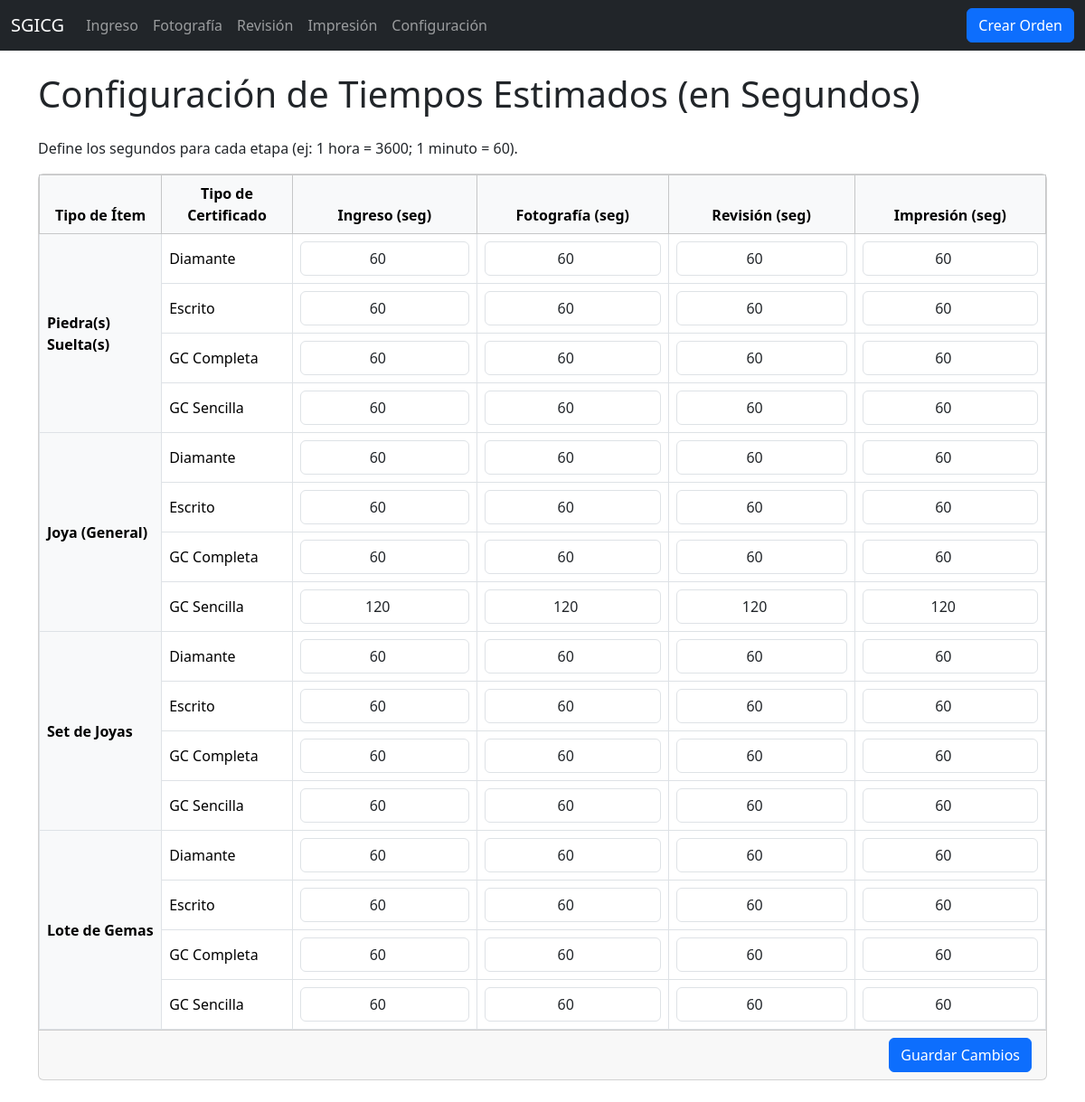
/configuracion/, run on the app's committed database.
### certificacion/models.py (models this page shows, shortened)
class ConfiguracionTiempos(models.Model):
    TIPO_ITEM_CHOICES = [
        ('PIEDRA', 'Piedra(s) Suelta(s)'),
        ('JOYA', 'Joya (General)'),
        ('SET', 'Set de Joyas'),
        ('LOTE', 'Lote de Gemas')
    ]
    TIPO_CERT_CHOICES = [
        ('GC_SENCILLA', 'GC Sencilla'),
        ('GC_COMPLETA', 'GC Completa'),
        ('ESCRITO', 'Escrito'),
        ('DIAMANTE', 'Diamante')
    ]
    tipo_item = models.CharField(max_length=10, choices=TIPO_ITEM_CHOICES)
    tipo_certificado = models.CharField(max_length=15, choices=TIPO_CERT_CHOICES)
    tiempo_ingreso = models.PositiveIntegerField(
        null=True,
        blank=True,
        help_text="Tiempo en segundos"
    )
    tiempo_fotografia = models.PositiveIntegerField(
        null=True,
        blank=True,
        help_text="Tiempo en segundos"
    )
    tiempo_revision = models.PositiveIntegerField(
        null=True,
        blank=True,
        help_text="Tiempo en segundos"
    )
    tiempo_impresion = models.PositiveIntegerField(
        null=True,
        blank=True,
        help_text="Tiempo en segundos"
    )
    fecha_creacion = models.DateTimeField(default=timezone.now)
    fecha_modificacion = models.DateTimeField(auto_now=True)
    class Meta:
        verbose_name = "Configuración de Tiempo"
        verbose_name_plural = "Configuraciones de Tiempos"
        unique_together = ('tipo_item', 'tipo_certificado')
        ordering = ['tipo_item', 'tipo_certificado']

### certificacion/views.py (the view, shortened to what this page needs)
# urls.py: path('configuracion/', views.configuracion_tiempos, name='configuracion_tiempos'),
def configuracion_tiempos(request):
    try:
        configs_agrupadas = {}
        for tipo_item_key, tipo_item_label in ConfiguracionTiempos.TIPO_ITEM_CHOICES:
            configs_encontradas = ConfiguracionTiempos.objects.filter(
                tipo_item=tipo_item_key
            ).order_by('tipo_certificado')
            configs_agrupadas[tipo_item_label] = configs_encontradas
        context = {'configs_agrupadas': configs_agrupadas}
        return render(request, 'configuracion.html', context)
    except Exception as e:
        logger.error(f"Error al cargar configuración de tiempos: {str(e)}")
        messages.error(request, "Error al cargar la configuración")
        return render(request, 'configuracion.html', {'configs_agrupadas': {}})

### templates/configuracion.html (shortened to what this page needs)
{% extends "base.html" %}
{% block content %}
<h1 class="mb-4">Configuración de Tiempos Estimados (en Segundos)</h1>
<p>Define los segundos para cada etapa (ej: 1 hora = 3600; 1 minuto = 60).</p>
<form method="POST">
    <div class="card">
        <div class="table-responsive">
            <table class="table table-bordered table-hover align-middle mb-0">
                <thead class="table-light text-center">
                    <tr>
                        <th>Tipo de Ítem</th>
                        <th>Tipo de Certificado</th>
                        <th>Ingreso (seg)</th>
                        <th>Fotografía (seg)</th>
                        <th>Revisión (seg)</th>
                        <th>Impresión (seg)</th>
                    </tr>
                </thead>
                <tbody>
                {% for tipo_item_label, configs in configs_agrupadas.items %}
                    {% for config in configs %}
                    <tr>
                        {% if forloop.first %}
                        <td rowspan="{{ configs|length }}" class="fw-bold align-middle bg-light">{{ tipo_item_label }}</td>
                        {% endif %}
                        <td>{{ config.get_tipo_certificado_display }}</td>
                        {% with prefix=config.tipo_item|add:"_"|add:config.tipo_certificado %}
                        <td><input type="number" step="1" min="0" class="form-control text-center" name="ingreso_{{ prefix }}" value="{% if config.tiempo_ingreso is not None %}{{ config.tiempo_ingreso }}{% endif %}"></td>
                        <td><input type="number" step="1" min="0" class="form-control text-center" name="foto_{{ prefix }}" value="{% if config.tiempo_fotografia is not None %}{{ config.tiempo_fotografia }}{% endif %}"></td>
                        <td><input type="number" step="1" min="0" class="form-control text-center" name="revision_{{ prefix }}" value="{% if config.tiempo_revision is not None %}{{ config.tiempo_revision }}{% endif %}"></td>
                        <td><input type="number" step="1" min="0" class="form-control text-center" name="impresion_{{ prefix }}" value="{% if config.tiempo_impresion is not None %}{{ config.tiempo_impresion }}{% endif %}"></td>
                        {% endwith %}
                    </tr>
                    {% endfor %}
                {% endfor %}
                </tbody>
            </table>
        </div>
        <div class="card-footer text-end">
            <button type="submit" class="btn btn-primary">Guardar Cambios</button>
        </div>
    </div>
</form>
{% endblock %}

### templates/base.html (shortened to what this page needs)
{% load static %}
<!DOCTYPE html>
<html lang="es">
<head>
    <link href="https://cdn.jsdelivr.net/npm/bootstrap@5.3.3/dist/css/bootstrap.min.css" rel="stylesheet">
    <link href="https://cdn.jsdelivr.net/npm/select2@4.1.0-rc.0/dist/css/select2.min.css" rel="stylesheet" />
    <link rel="stylesheet" href="{% static 'css/style.css' %}">
</head>
<body>
    <nav class="navbar navbar-expand-lg navbar-dark bg-dark">
        <div class="container-fluid">
            <a class="navbar-brand" href="{% url 'dashboard' %}">SGICG</a>
            <div class="collapse navbar-collapse" id="navbarNav">
                <ul class="navbar-nav me-auto mb-2 mb-lg-0">
                    <li class="nav-item"><a class="nav-link" href="{% url 'vista_etapa' 'ingreso' %}">Ingreso</a></li>
                    <li class="nav-item"><a class="nav-link" href="{% url 'vista_etapa' 'fotografia' %}">Fotografía</a></li>
                    <li class="nav-item"><a class="nav-link" href="{% url 'vista_etapa' 'revision' %}">Revisión</a></li>
                    <li class="nav-item"><a class="nav-link" href="{% url 'vista_etapa' 'impresion' %}">Impresión</a></li>
                    <li class="nav-item"><a class="nav-link" href="{% url 'configuracion_tiempos' %}">Configuración</a></li>
                </ul>
                <a href="{% url 'crear_orden' %}" class="btn btn-primary">Crear Orden</a>
            </div>
        </div>
    </nav>
    <main class="container my-4">
        {% block content %}{% endblock %}
    </main>
</body>
</html>

### data on the page
ConfiguracionTiempos: tipo_item_label "Piedra(s) Suelta(s)", tipo_certificado "Diamante", tiempo_ingreso "60", tiempo_fotografia "60", tiempo_revision "60", tiempo_impresion "60"
ConfiguracionTiempos: tipo_certificado "Escrito", tiempo_ingreso "60", tiempo_fotografia "60", tiempo_revision "60", tiempo_impresion "60"
ConfiguracionTiempos: tipo_certificado "GC Completa", tiempo_ingreso "60", tiempo_fotografia "60", tiempo_revision "60", tiempo_impresion "60"
ConfiguracionTiempos: tipo_certificado "GC Sencilla", tiempo_ingreso "60", tiempo_fotografia "60", tiempo_revision "60", tiempo_impresion "60"
ConfiguracionTiempos: tipo_item_label "Joya (General)", tipo_certificado "Diamante", tiempo_ingreso "60", tiempo_fotografia "60", tiempo_revision "60", tiempo_impresion "60"
ConfiguracionTiempos: tipo_certificado "Escrito", tiempo_ingreso "60", tiempo_fotografia "60", tiempo_revision "60", tiempo_impresion "60"
ConfiguracionTiempos: tipo_certificado "GC Completa", tiempo_ingreso "60", tiempo_fotografia "60", tiempo_revision "60", tiempo_impresion "60"
ConfiguracionTiempos: tipo_certificado "GC Sencilla", tiempo_ingreso "120", tiempo_fotografia "120", tiempo_revision "120", tiempo_impresion "120"
ConfiguracionTiempos: tipo_item_label "Set de Joyas", tipo_certificado "Diamante", tiempo_ingreso "60", tiempo_fotografia "60", tiempo_revision "60", tiempo_impresion "60"
ConfiguracionTiempos: tipo_certificado "Escrito", tiempo_ingreso "60", tiempo_fotografia "60", tiempo_revision "60", tiempo_impresion "60"
ConfiguracionTiempos: tipo_certificado "GC Completa", tiempo_ingreso "60", tiempo_fotografia "60", tiempo_revision "60", tiempo_impresion "60"
ConfiguracionTiempos: tipo_certificado "GC Sencilla", tiempo_ingreso "60", tiempo_fotografia "60", tiempo_revision "60", tiempo_impresion "60"
ConfiguracionTiempos: tipo_item_label "Lote de Gemas", tipo_certificado "Diamante", tiempo_ingreso "60", tiempo_fotografia "60", tiempo_revision "60", tiempo_impresion "60"
ConfiguracionTiempos: tipo_certificado "Escrito", tiempo_ingreso "60", tiempo_fotografia "60", tiempo_revision "60", tiempo_impresion "60"
ConfiguracionTiempos: tipo_certificado "GC Completa", tiempo_ingreso "60", tiempo_fotografia "60", tiempo_revision "60", tiempo_impresion "60"
ConfiguracionTiempos: tipo_certificado "GC Sencilla", tiempo_ingreso "60", tiempo_fotografia "60", tiempo_revision "60", tiempo_impresion "60"
